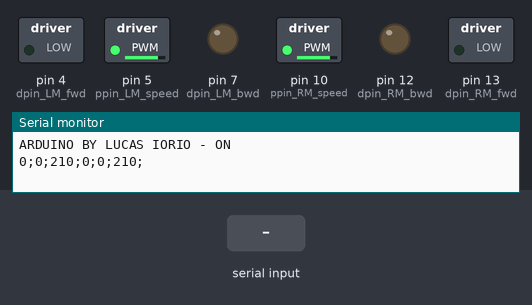
Bench run of a sketch on a simulated Arduino Uno, built with avr-gcc and run on an emulated ATmega328P. Shown: switched loads named in the sketch (green lamp = pin HIGH), output pins drawn as LEDs (lit = HIGH), the last lines printed to the serial monitor. Inputs (shaded band) come from the test bench.

Above: at 1.2 s.
1.3 s: "1\n" received over Serial
At 2.9 s:
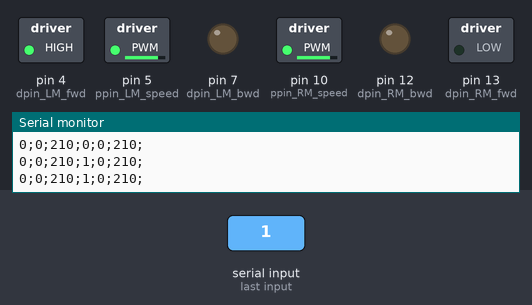
3.2 s: "90,45,200\n" received over Serial
At 4.6 s:
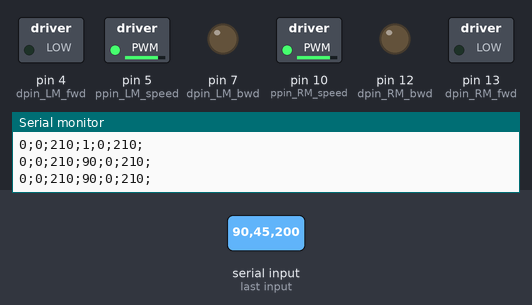
5.0 s: "1,90\n" received over Serial
At 5.7 s:
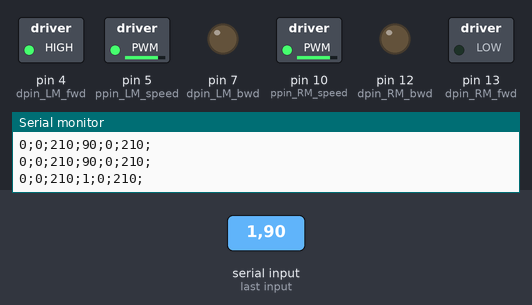
Timing chart, 0 to 8.0 s (numbered marks = the images above; inputs shaded):
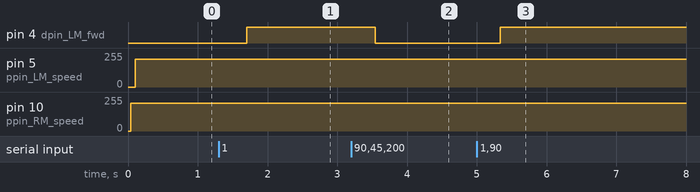

The sketch:

Motor.ino
```cpp
// Left Motor
int dpin_LM_bwd = 7;
int dpin_LM_fwd = 4;
int ppin_LM_speed = 5;
int arrLM[3] = {0, 0, 210};

// Right Motor
int dpin_RM_bwd = 12;
int dpin_RM_fwd = 13;
int ppin_RM_speed = 10;
int arrRM[3] = {0, 0, 210};

String separator = ";";
String changed = "start";

void setup()
{

  //Liga serial
  Serial.begin(115200);
  Serial.flush();

  while (!Serial) {
   ; // wait for serial port to connect. Needed for native USB port only
  }

  //Sobe pinos para motor esquerdo
  pinMode(dpin_LM_bwd,OUTPUT);
  pinMode(dpin_LM_fwd,OUTPUT);
  pinMode(ppin_LM_speed,OUTPUT);

  //Sobe pinos para motor direito
  pinMode(dpin_RM_bwd,OUTPUT);
  pinMode(dpin_RM_fwd,OUTPUT);
  pinMode(ppin_RM_speed,OUTPUT);

  // prints title with ending line break
  Serial.println("ARDUINO BY LUCAS IORIO - ON");
}

void loop()
{
  String showStatus = "";
  String received = "";
  int i=0;

  // Le string recebida
  if (Serial.available() > 0){
    received = readStringSerial();
    received = String(received);//resolve um bug

    //Pega tamanho da string recebida, mais um para o terminador
    int str_len = received.length() + 1;

    //Converte tudo para array
    char *str;
    char *p;
    received.toCharArray(p, str_len);

    //Separa conteudo
    int count=0;
    while ((str = strtok_r(p, ";", &p)) != NULL){
      int val=atoi(str);//le valores entre ;

      //Carrega variaveis para alterar device
      if (count >= 0 && count <= 2){
        //Carrega motor esquerdo
        arrLM[count] = val;

      }else if (count >= 3 && count <= 5){
        //Carrega motor direito
        arrRM[count-3] = val;
      }

      count++;
    }
  }

  //*********** Chama todos os devices
  if (changed != received){
    changed = received;
    showStatus += rightMotor(received);
    showStatus += leftMotor(received);

    //Mostrar o status dos devices
    Serial.println(showStatus);
  }


  delay(500);
}

String leftMotor(String received){
  //Move para frente
  if (arrLM[0] == 1){
    digitalWrite(dpin_LM_fwd, HIGH);
  }else{
    digitalWrite(dpin_LM_fwd, LOW);
  }
  delay(20);

  //Altera rotacao para Traz,
  if (arrLM[1] == 1){
    digitalWrite(dpin_LM_bwd, HIGH);
  }else{
    digitalWrite(dpin_LM_bwd, LOW);
  }
  delay(20);

  //altera potencia do giro
  analogWrite(ppin_LM_speed, arrLM[2]);
  delay(20);

  return String(arrLM[0]) + separator + String(arrLM[1]) + separator +  String(arrLM[2] + separator);
}

String rightMotor(String received){
  if (arrRM[0] == 1){
    digitalWrite(dpin_RM_fwd, HIGH);
  }else{
    digitalWrite(dpin_RM_fwd, LOW);
  }
  delay(20);

  //Altera rotacao para Traz
  if (arrRM[1] == 1){
    digitalWrite(dpin_RM_bwd, HIGH);
  }else{
    digitalWrite(dpin_RM_bwd, LOW);
  }
  delay(20);

  //altera potencia do giro
  analogWrite(ppin_RM_speed, arrRM[2]);
  delay(20);

  return String(arrRM[0]) + separator + String(arrRM[1]) + separator +  String(arrRM[2]) + separator;
}

String readStringSerial(){
  String conteudo = "";
  char caractere;

  // Enquanto receber algo pela serial
  while(Serial.available() > 0) {
    // Lê byte da serial
    caractere = Serial.read();
    // Ignora caractere de quebra de linha
    if (caractere != '\n'){
      // Concatena valores
      conteudo.concat(caractere);
    }
    // Aguarda buffer serial ler próximo caractere
    delay(10);
  }
  return conteudo;
}
```

Measured:
- after the input at 1.3 s, pin 4 (dpin_LM_fwd): LOW → HIGH after 0.40 s
- after the input at 3.2 s, pin 4 (dpin_LM_fwd): HIGH → LOW after 0.35 s
- after the input at 5.0 s, pin 4 (dpin_LM_fwd): LOW → HIGH after 0.34 s
